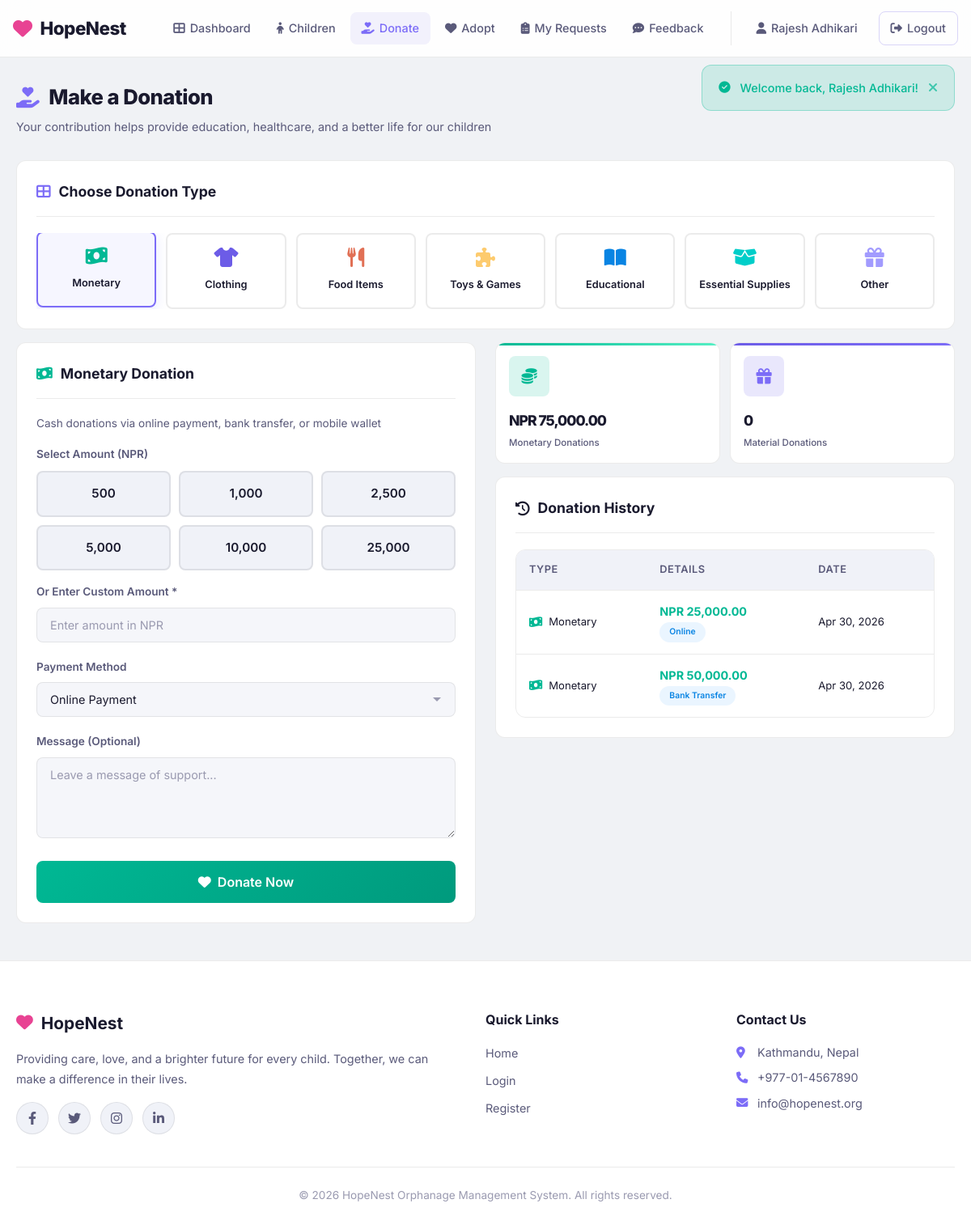
The app's page /user/donate.php (signed in) with its own data.
### tables this page shows
CREATE TABLE IF NOT EXISTS donations (
    id INT AUTO_INCREMENT PRIMARY KEY,
    user_id INT NOT NULL,
    donation_type ENUM('monetary','clothing','food','toys','educational','supplies','other') DEFAULT 'monetary',
    amount DECIMAL(12,2) DEFAULT 0,
    item_description TEXT DEFAULT NULL,
    message TEXT,
    payment_method VARCHAR(50) DEFAULT 'online',
    transaction_id VARCHAR(100),
    donated_at TIMESTAMP DEFAULT CURRENT_TIMESTAMP,
    FOREIGN KEY (user_id) REFERENCES users(id) ON DELETE CASCADE
);

### includes/functions.php (called while the page is built, shortened)
<?php
function formatDate($date) {
    return date('M d, Y', strtotime($date));
}
function formatCurrency($amount) {
    return 'NPR ' . number_format($amount, 2);
}
?>

### user/donate.php (the view, shortened to what this page needs)
<?php
require_once '../includes/auth.php';
$userId = $_SESSION['user_id'];
$donationCategories = [
    'monetary'    => ['icon' => 'fas fa-money-bill-wave', 'label' => 'Monetary', 'color' => '#00b894', 'desc' => 'Cash donations via online payment, bank transfer, or mobile wallet'],
    'clothing'    => ['icon' => 'fas fa-tshirt', 'label' => 'Clothing', 'color' => '#6c5ce7', 'desc' => 'Clothes, shoes, uniforms, blankets, and warm wear'],
    'food'        => ['icon' => 'fas fa-utensils', 'label' => 'Food Items', 'color' => '#e17055', 'desc' => 'Groceries, dry food, canned goods, baby food, and nutrition items'],
    'toys'        => ['icon' => 'fas fa-puzzle-piece', 'label' => 'Toys & Games', 'color' => '#fdcb6e', 'desc' => 'Toys, board games, play equipment, and recreational items'],
    'educational' => ['icon' => 'fas fa-book-open', 'label' => 'Educational', 'color' => '#0984e3', 'desc' => 'Books, stationery, school bags, notebooks, and learning materials'],
    'supplies'    => ['icon' => 'fas fa-box-open', 'label' => 'Essential Supplies', 'color' => '#00cec9', 'desc' => 'Hygiene products, bedding, medicine, and daily essentials'],
    'other'       => ['icon' => 'fas fa-gift', 'label' => 'Other', 'color' => '#a29bfe', 'desc' => 'Any other useful items for the children'],
];
$stmt = $pdo->prepare("SELECT * FROM donations WHERE user_id = ? ORDER BY donated_at DESC");
$stmt->execute([$userId]);
$donations = $stmt->fetchAll();
$totalMonetary = 0;
$totalMaterial = 0;
foreach ($donations as $d) {
    if (($d['donation_type'] ?? 'monetary') === 'monetary') {
        $totalMonetary += $d['amount'];
    } else {
        $totalMaterial++;
    }
}
require_once '../includes/header.php';
?>
<div class="container">
    <div class="page-header">
        <div>
            <h1><i class="fas fa-hand-holding-heart"></i> Make a Donation</h1>
            <p class="page-subtitle">Your contribution helps provide education, healthcare, and a better life for our children</p>
        </div>
    </div>
    <div class="card mb-2">
        <div class="card-header">
            <h3><i class="fas fa-th-large text-primary"></i> Choose Donation Type</h3>
        </div>
        <div class="card-body">
            <div style="display: grid; grid-template-columns: repeat(auto-fill, minmax(140px, 1fr)); gap: 12px;">
                <?php foreach ($donationCategories as $key => $cat): ?>
                <div class="donation-type-card <?php echo $key === 'monetary' ? 'active' : ''; ?>"
                     data-type="<?php echo $key; ?>"
                     onclick="selectDonationType('<?php echo $key; ?>')"
                     style="cursor: pointer; padding: 16px 12px; border-radius: var(--radius-sm); border: 2px solid var(--border-light); text-align: center; transition: all 0.3s;">
                    <i class="<?php echo $cat['icon']; ?>" style="font-size: 1.5rem; color: <?php echo $cat['color']; ?>; display: block; margin-bottom: 8px;"></i>
                    <span style="font-size: 0.8rem; font-weight: 600;"><?php echo $cat['label']; ?></span>
                </div>
                <?php endforeach; ?>
            </div>
        </div>
    </div>
    <div class="detail-grid">
        <div>
            <div class="card mb-2">
                <div class="card-header">
                    <h3 id="formTitle"><i class="fas fa-money-bill-wave text-success"></i> Monetary Donation</h3>
                </div>
                <div class="card-body">
                    <p id="formDesc" style="font-size: 0.85rem; color: var(--text-secondary); margin-bottom: 16px;">
                        Cash donations via online payment, bank transfer, or mobile wallet
                    </p>
                    <form method="POST" action="" data-validate onsubmit="return validateDonationForm()">
                        <div id="monetaryFields">
                            <label style="display: block; margin-bottom: 10px; font-size: 0.85rem; font-weight: 600; color: var(--text-secondary);">Select Amount (NPR)</label>
                            <div class="amount-grid">
                                <div class="amount-option" data-amount="500">500</div>
                                <div class="amount-option" data-amount="1000">1,000</div>
                                <div class="amount-option" data-amount="2500">2,500</div>
                                <div class="amount-option" data-amount="5000">5,000</div>
                                <div class="amount-option" data-amount="10000">10,000</div>
                                <div class="amount-option" data-amount="25000">25,000</div>
                            </div>
                            <div class="form-group">
                                <label for="donationAmount">Or Enter Custom Amount *</label>
                                <input type="number" id="donationAmount" name="amount" class="form-control" placeholder="Enter amount in NPR" min="1" max="10000000" step="0.01">
                            </div>
                            <div class="form-group">
                                <label for="paymentMethod">Payment Method</label>
                                <select id="paymentMethod" name="payment_method" class="form-control">
                                    <option value="online">Online Payment</option>
                                </select>
                            </div>
                        </div>
                        <div class="form-group">
                            <label for="message">Message (Optional)</label>
                            <textarea id="message" name="message" class="form-control" placeholder="Leave a message of support..." rows="2"></textarea>
                        </div>
                        <button type="submit" class="btn btn-success btn-block btn-lg">
                            <i class="fas fa-heart"></i> <span id="submitBtnText">Donate Now</span>
                        </button>
                    </form>
                </div>
            </div>
        </div>
        <div>
            <div style="display: grid; grid-template-columns: 1fr 1fr; gap: 12px; margin-bottom: 16px;">
                <div class="stat-card green" style="margin-bottom: 0; padding: 16px;">
                    <div class="stat-icon" style="font-size: 1.2rem;"><i class="fas fa-coins"></i></div>
                    <div class="stat-value" style="font-size: 1.1rem;"><?php echo formatCurrency($totalMonetary); ?></div>
                    <div class="stat-label" style="font-size: 0.72rem;">Monetary Donations</div>
                </div>
                <div class="stat-card purple" style="margin-bottom: 0; padding: 16px;">
                    <div class="stat-icon" style="font-size: 1.2rem;"><i class="fas fa-gift"></i></div>
                    <div class="stat-value" style="font-size: 1.1rem;"><?php echo $totalMaterial; ?></div>
                    <div class="stat-label" style="font-size: 0.72rem;">Material Donations</div>
                </div>
            </div>
            <div class="card">
                <div class="card-header">
                    <h3><i class="fas fa-history"></i> Donation History</h3>
                </div>
                <div class="card-body">
                    <?php if (!empty($donations)): ?>
                    <div class="table-container">
                        <table class="data-table">
                            <thead>
                                <tr>
                                    <th>Type</th>
                                    <th>Details</th>
                                    <th>Date</th>
                                </tr>
                            </thead>
                            <tbody>
                                <?php foreach ($donations as $don):
                                    $type = $don['donation_type'] ?? 'monetary';
                                    $catInfo = $donationCategories[$type] ?? $donationCategories['other'];
                                ?>
                                <tr>
                                    <td>
                                        <span style="display: flex; align-items: center; gap: 8px;">
                                            <i class="<?php echo $catInfo['icon']; ?>" style="color: <?php echo $catInfo['color']; ?>;"></i>
                                            <span style="font-size: 0.82rem;"><?php echo $catInfo['label']; ?></span>
                                        </span>
                                    </td>
                                    <td>
                                        <?php if ($type === 'monetary'): ?>
                                            <strong class="text-success"><?php echo formatCurrency($don['amount']); ?></strong>
                                            <br><span class="badge badge-info" style="font-size: 0.65rem;"><?php echo ucfirst(str_replace('_', ' ', $don['payment_method'])); ?></span>
                                        <?php endif; ?>
                                    </td>
                                    <td style="font-size: 0.82rem;"><?php echo formatDate($don['donated_at']); ?></td>
                                </tr>
                                <?php endforeach; ?>
                            </tbody>
                        </table>
                    </div>
                    <?php endif; ?>
                </div>
            </div>
        </div>
    </div>
</div>
<?php require_once '../includes/footer.php'; ?>

### user/donate.php (style rules this page uses)
.donation-type-card.active { border-color: var(--primary-light) !important; background: rgba(99, 110, 255, 0.06); transform: translateY(-2px); box-shadow: 0 4px 15px rgba(99, 110, 255, 0.15); }

### records on screen
donations: donation_type "Monetary", amount "NPR 25,000.00", payment_method "Online", donated_at "Apr 30, 2026"
donations: donation_type "Monetary", amount "NPR 50,000.00", payment_method "Bank Transfer", donated_at "Apr 30, 2026"

### other values on screen
$_SESSION['user_name'] "Rajesh Adhikari"
$flash['message'] "Welcome back, Rajesh Adhikari!"
$cat['label'] "Monetary"
$cat['label'] "Clothing"
$cat['label'] "Food Items"
$cat['label'] "Toys & Games"
$cat['label'] "Educational"
$cat['label'] "Essential Supplies"
$cat['label'] "Other"
formatCurrency($totalMonetary) "NPR 75,000.00"
$totalMaterial "0"
